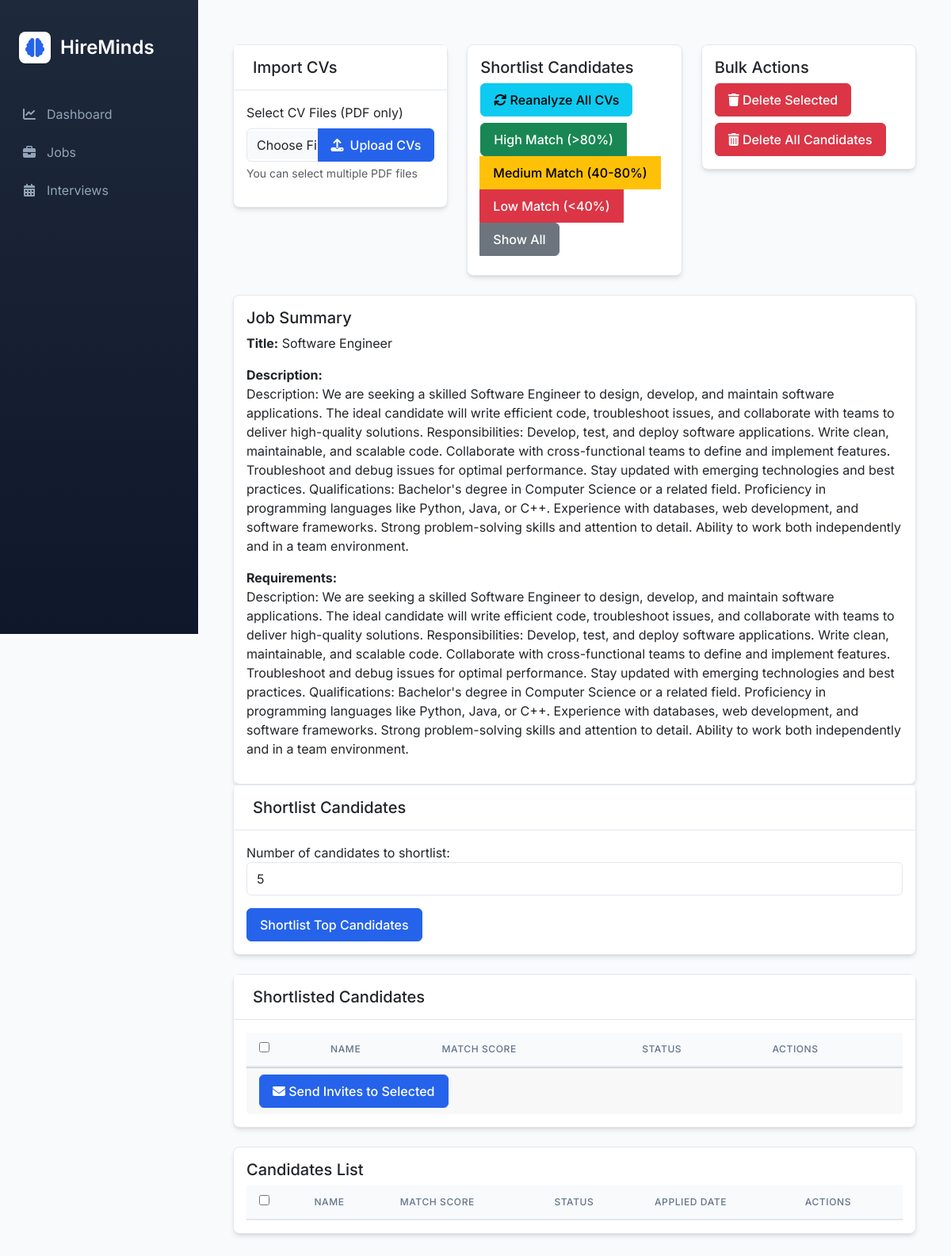
The app's page /candidates/1 with its own data.
### app/models/job.py (models this page shows, shortened)
class Job(db.Model):
    __tablename__ = 'job'
    id = db.Column(db.Integer, primary_key=True)
    _title = db.Column('title', db.String(200), nullable=False)
    _description = db.Column('description', db.Text, nullable=False)
    _requirements = db.Column('requirements', db.Text, nullable=False)
    created_at = db.Column(db.DateTime, nullable=False, default=lambda: datetime.now(timezone.utc))
    candidates = db.relationship('Candidate', backref='job', lazy=True, cascade='all, delete-orphan')
    shortlisted_candidates = db.relationship('ShortlistedCandidate',
                                          backref=db.backref('job_listing', lazy=True),
                                          lazy=True,
                                          cascade='all, delete-orphan')
    @property
    def title(self):
        return self._title.replace("'''", "").replace("''", "'").replace("'", "'") if self._title else ""
    @title.setter
    def title(self, value):
        """Set title with cleaning."""
        self._title = value.replace("'''", "").replace("''", "'").replace("'", "'") if value else ""
    @property
    def description(self):
        return self._description.replace("'''", "").replace("''", "'").replace("'", "'") if self._description else ""
    @description.setter
    def description(self, value):
        """Set description with cleaning."""
        self._description = value.replace("'''", "").replace("''", "'").replace("'", "'") if value else ""
    @property
    def requirements(self):
        return self._requirements.replace("'''", "").replace("''", "'").replace("'", "'") if self._requirements else ""
    @requirements.setter
    def requirements(self, value):
        """Set requirements with cleaning."""
        self._requirements = value.replace("'''", "").replace("''", "'").replace("'", "'") if value else ""

### app/routes.py (the view)
@main.route('/candidates/<int:job_id>')
def candidates(job_id):
    job = Job.query.get_or_404(job_id)
    candidates = Candidate.query.filter_by(job_id=job_id).all()
    shortlisted = get_shortlisted_candidates(job_id)
    return render_template('candidates.html', job=job, candidates=candidates, shortlisted=shortlisted)

### agents/shortlister.py (called while the page is built)
def get_shortlisted_candidates(job_id):
    return ShortlistedCandidate.query.filter_by(job_id=job_id).all()

### app/templates/candidates.html (shortened to what this page needs)
{% extends "base.html" %}
{% block content %}
<div class="container mt-4">
    <div class="row mb-4">
        <div class="col-md-4">
            <div class="card mb-4 animate-fade-in">
                <div class="card-header d-flex justify-content-between align-items-center">
                    <h5 class="mb-0">Import CVs</h5>
                </div>
                <div class="card-body">
                    <form id="importCvsForm" enctype="multipart/form-data">
                        <div class="mb-3">
                            <label for="cvFiles" class="form-label">Select CV Files (PDF only)</label>
                            <div class="input-group">
                                <input type="file" class="form-control" id="cvFiles" name="files" multiple accept=".pdf" required>
                                <button type="submit" class="btn btn-primary">
                                    <i class="fas fa-upload me-2"></i>Upload CVs
                                </button>
                            </div>
                            <div class="form-text">You can select multiple PDF files</div>
                        </div>
                    </form>
                </div>
            </div>
        </div>
        <div class="col-md-4">
            <div class="card">
                <div class="card-body">
                    <h5 class="card-title">Shortlist Candidates</h5>
                    <button id="reanalyze-button" class="btn btn-info mb-2">
                        <i class="fas fa-sync"></i> Reanalyze All CVs
                    </button>
                    <div class="btn-group d-block mb-2">
                        <button id="filterHighBtn" class="btn btn-success">High Match (>80%)</button>
                        <button id="filterMediumBtn" class="btn btn-warning">Medium Match (40-80%)</button>
                        <button id="filterLowBtn" class="btn btn-danger">Low Match (<40%)</button>
                        <button id="filterAllBtn" class="btn btn-secondary">Show All</button>
                    </div>
                </div>
            </div>
        </div>
        <div class="col-md-4">
            <div class="card">
                <div class="card-body">
                    <h5 class="card-title">Bulk Actions</h5>
                    <button id="delete-selected" class="btn btn-danger mb-2">
                        <i class="fas fa-trash"></i> Delete Selected
                    </button>
                    <button id="delete-all" class="btn btn-danger">
                        <i class="fas fa-trash-alt"></i> Delete All Candidates
                    </button>
                </div>
            </div>
        </div>
    </div>
    <div class="card">
        <div class="card-body">
            <h5 class="card-title">Job Summary</h5>
            <div class="mb-3">
                <strong>Title:</strong>
                <span>{{ job.title | replace("'''", "") }}</span>
            </div>
            <div class="mb-3">
                <strong>Description:</strong>
                <p>{{ job.description | replace("'''", "") }}</p>
            </div>
            <div class="mb-3">
                <strong>Requirements:</strong>
                <p>{{ job.requirements | replace("'''", "") }}</p>
            </div>
        </div>
    </div>
    <div class="row mb-4">
        <div class="col">
            <div class="card">
                <div class="card-header d-flex justify-content-between align-items-center">
                    <h5 class="mb-0">Shortlist Candidates</h5>
                </div>
                <div class="card-body">
                    <div class="form-group mb-3">
                        <label for="shortlistCount">Number of candidates to shortlist:</label>
                        <input type="number" class="form-control" id="shortlistCount" value="5" min="1">
                    </div>
                    <button class="btn btn-primary" onclick="shortlistCandidates()">
                        Shortlist Top Candidates
                    </button>
                </div>
            </div>
        </div>
    </div>
    <div class="row mb-4">
        <div class="col">
            <div class="card">
                <div class="card-header">
                    <h5 class="mb-0">Shortlisted Candidates</h5>
                </div>
                <div class="card-body">
                    <div class="table-responsive">
                        <table class="table table-hover">
                            <thead>
                                <tr>
                                    <th>
                                        <input type="checkbox" id="select-all-interviews" onclick="toggleAllInterviewCheckboxes(this)">
                                    </th>
                                    <th>Name</th>
                                    <th>Match Score</th>
                                    <th>Status</th>
                                    <th>Actions</th>
                                </tr>
                            </thead>
                        </table>
                    </div>
                    <div class="card-footer">
                        <button class="btn btn-primary" id="sendSelectedInvites">
                            <i class="fas fa-envelope"></i> Send Invites to Selected
                        </button>
                    </div>
                </div>
            </div>
        </div>
    </div>
    <div class="card mt-4">
        <div class="card-body">
            <h5 class="card-title">Candidates List</h5>
            <div class="table-responsive">
                <table id="candidates-table" class="table table-striped">
                    <thead>
                        <tr>
                            <th>
                                <input type="checkbox" id="select-all" onclick="toggleAllCheckboxes(this)">
                            </th>
                            <th>Name</th>
                            <th>Match Score</th>
                            <th>Status</th>
                            <th>Applied Date</th>
                            <th>Actions</th>
                        </tr>
                    </thead>
                </table>
            </div>
        </div>
    </div>
</div>
{% endblock %}

### app/static/css/style.css (style rules this page uses)
:root { --primary-color: #2563eb; --primary-dark: #1e40af; --secondary-color: #059669; --accent-color: #0ea5e9; --danger-color: #dc2626; --warning-color: #d97706; --success-color: #059669; --background-light: #f8fafc; --text-primary: #1e293b; --text-secondary: #64748b; --border-color: #e2e8f0; --card-shadow: 0 4px 6px -1px rgb(0 0 0 / 0.1), 0 2px 4px -2px rgb(0 0 0 / 0.1); }
body { font-family: 'Inter', -apple-system, BlinkMacSystemFont, sans-serif; background-color: var(--background-light); color: var(--text-primary); line-height: 1.5; }
.card { background: white; border-radius: 0.5rem; border: 1px solid var(--border-color); box-shadow: var(--card-shadow); transition: transform 0.2s ease, box-shadow 0.2s ease; }
.card-header { background-color: white; border-bottom: 1px solid var(--border-color); padding: 1rem 1.5rem; }
.table { margin-bottom: 0; }
.table thead th { background-color: var(--background-light); color: var(--text-secondary); font-weight: 500; text-transform: uppercase; font-size: 0.75rem; letter-spacing: 0.05em; padding: 0.75rem 1rem; border-bottom: 2px solid var(--border-color); }
.btn { padding: 0.5rem 1rem; font-weight: 500; border-radius: 0.375rem; transition: all 0.2s ease; }
.btn-primary { background-color: var(--primary-color); border-color: var(--primary-color); }
.form-control { border: 1px solid var(--border-color); border-radius: 0.375rem; padding: 0.5rem 0.75rem; transition: border-color 0.2s ease, box-shadow 0.2s ease; }
.animate-fade-in { animation: fadeIn 0.5s ease forwards; }

### records on screen
Job: title "Software Engineer", description "Description: We are seeking a skilled Software Engineer to design, develop, and maintain software applications. The ideal candidate will write efficient code, troubleshoot issues, and collaborate with teams to deliver high-quality solutions. Responsibilities: Develop, test, and deploy software applications. Write clean, maintainable, and scalable code. Collaborate with cross-functional teams to define and implement features. Troubleshoot and debug issues for optimal performance. Stay updated with emerging technologies and best practices. Qualifications: Bachelor's degree in Computer Science or a related field. Proficiency in programming languages like Python, Java, or C++. Experience with…", requirements "Description: We are seeking a skilled Software Engineer to design, develop, and maintain software applications. The ideal candidate will write efficient code, troubleshoot issues, and collaborate with teams to deliver high-quality solutions. Responsibilities: Develop, test, and deploy software applications. Write clean, maintainable, and scalable code. Collaborate with cross-functional teams to define and implement features. Troubleshoot and debug issues for optimal performance. Stay updated with emerging technologies and best practices. Qualifications: Bachelor's degree in Computer Science or a related field. Proficiency in programming languages like Python, Java, or C++. Experience with…"
